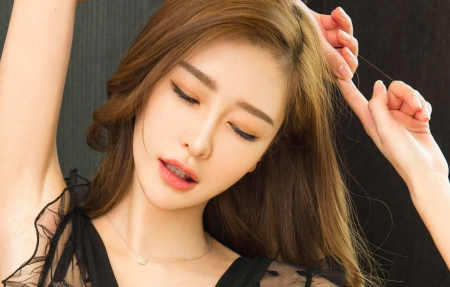
#> input picture Opencv/预备知识/hzz.jpg, 450 x 287 px
$ python cv01.py
#> lines starting #> are read from the running program, lines starting #| are printed output that depends on the picture; after the words box and inside, x2 and y2 are one past the last pixel; in counts of white or black regions, pixels touching at a corner belong together
import cv2
img = cv2.imread('hzz.jpg')
#> img is the input picture: shape (287, 450, 3); mean B, G, R 87.2, 111.2, 141.2
cv2.imshow('./hzz', img)
cv2.imwrite('hzz1.jpg', img, [cv2.IMWRITE_JPEG_CHROMA_QUALITY, 50]) #cv2.imwrite('./hzz1.jpg', img, [cv2.IMWRITE_PNG_compression,0])
#像素操作  （b,g,r） = img[100,100] \  img[1,100] = (255,0,0) 蓝色
(b, g, r) = img[100, 100]
#> b = 65; g = 71; r = 70
for i in range(100):
    img[1+i, 100] = (255, 0, 0)
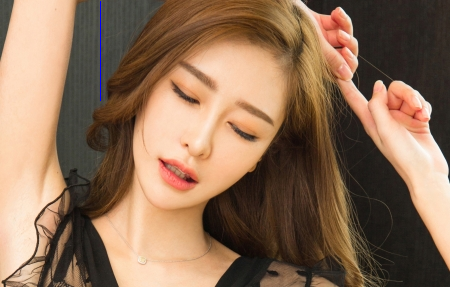
#> img: shape (287, 450, 3); 0.08% of pixels changed, all inside (x1, y1, x2, y2) = (100, 1, 101, 101)
cv2.imshow('./hzz1.jpg', img)
cv2.waitKey(0)
